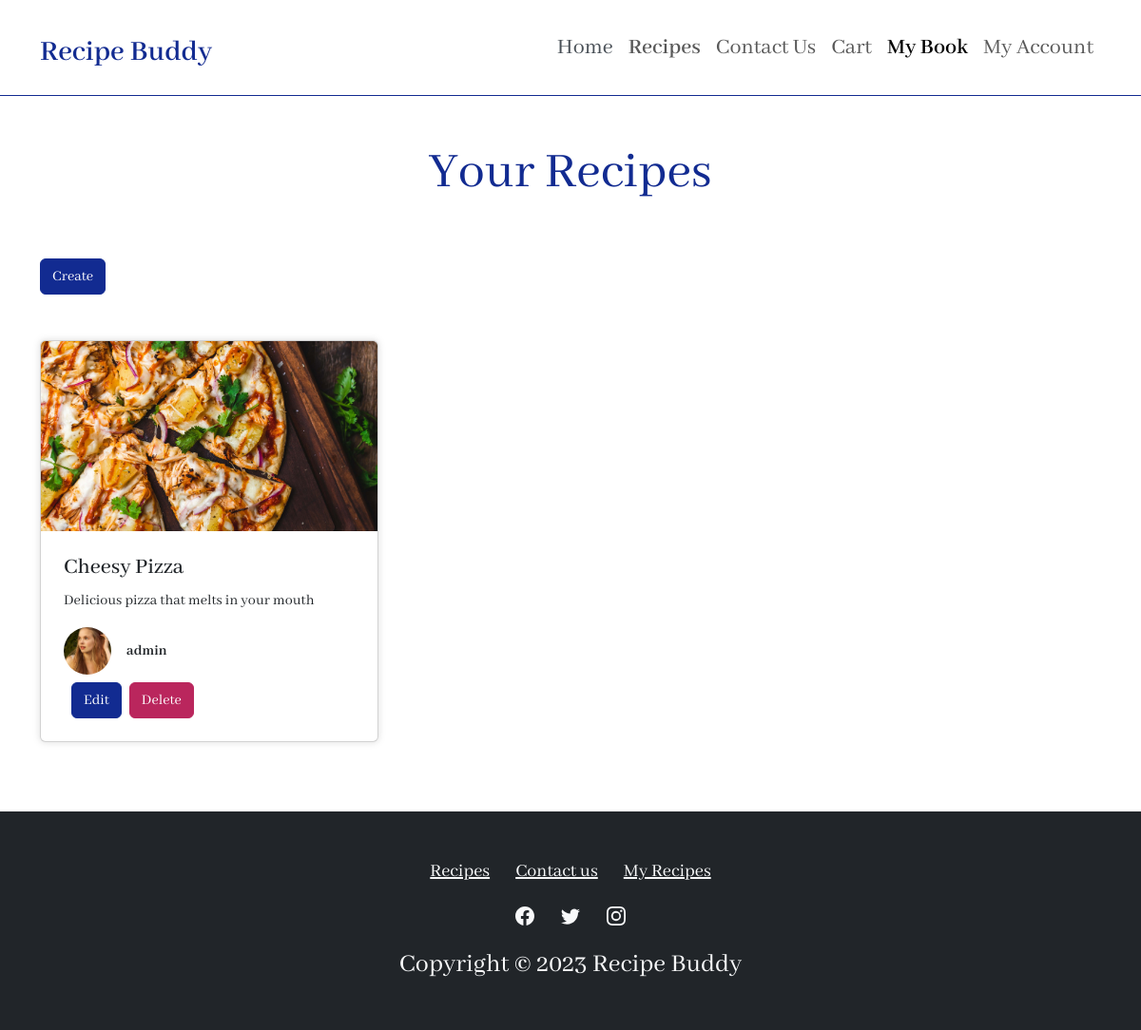
The page /mybook.php (signed in) on the database as committed earlier.
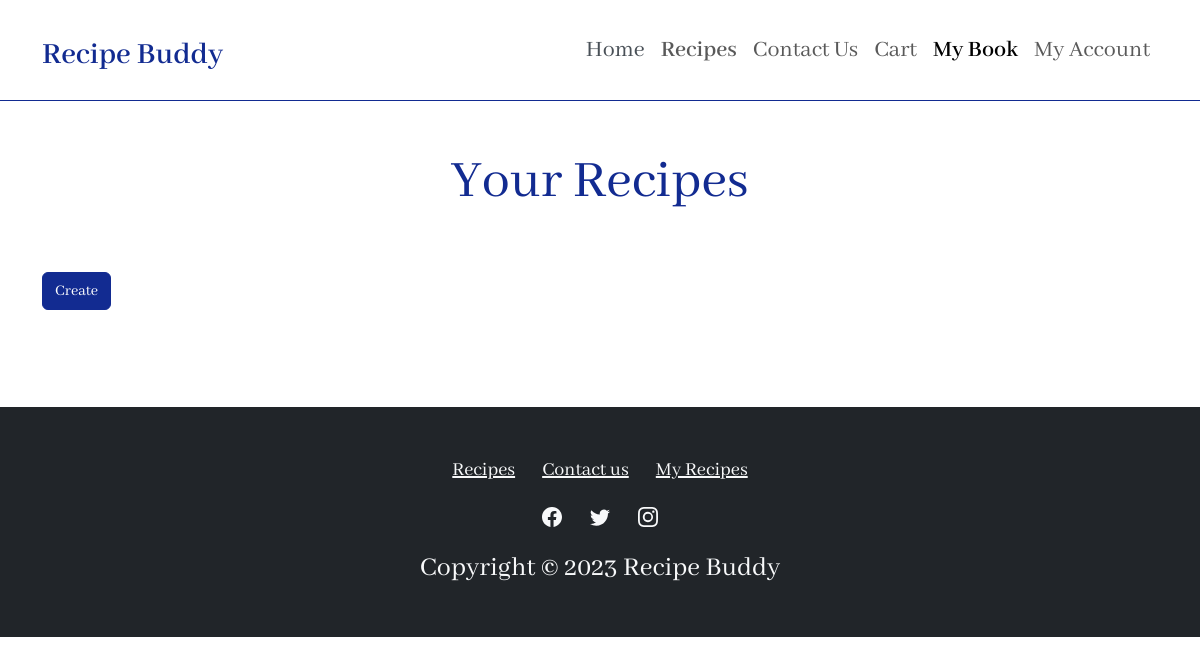
The same page on the database as committed later.
### tables this page shows
CREATE TABLE `recipe` (
  `RecipeID` int(11) NOT NULL,
  `Title` varchar(100) NOT NULL,
  `Description` varchar(400) DEFAULT NULL,
  `RecipeImagePath` varchar(500) NOT NULL,
  `RecipeImageName` varchar(500) NOT NULL,
  `DateCreated` datetime NOT NULL DEFAULT current_timestamp()
);

CREATE TABLE `users` (
  `UserID` int(11) NOT NULL,
  `Username` varchar(50) NOT NULL,
  `Password` varchar(50) NOT NULL,
  `UserImagePath` varchar(500) NOT NULL,
  `UserImageName` varchar(500) NOT NULL,
  `Contact` varchar(15) DEFAULT NULL
);

### mybook.php (the view, shortened to what this page needs)
<?php
include 'includes/db.php';
$user_id = $_SESSION['userID'];
$sql = "SELECT
        recipe.RecipeID,
        recipe.RecipeImagePath,
        recipe.Title,
        recipe.Description,
        users.UserID,
        users.Username,
        users.UserImagePath
        FROM
          `recipe_users`
        JOIN recipe ON recipe_users.RecipeID = recipe.RecipeID
        JOIN users ON recipe_users.UserID = users.UserID
        WHERE users.UserID = $user_id";
$result = mysqli_query($conn, $sql);
?>
<!DOCTYPE html>
<html data-bs-theme="light" lang="en">
<head>
  <link
    rel="stylesheet"
    href="https://cdn.jsdelivr.net/npm/bootstrap@5.3.3/dist/css/bootstrap.min.css" />
  <link rel="stylesheet" href="assets/css/styles.min.css" />
</head>
<body style="font-family: 'Abhaya Libre', serif">
  <nav
    class="navbar navbar-expand-md sticky-top bg-body py-3"
    style="
        background: var(--bs-primary);
        border-bottom: 1px solid var(--bs-primary);
      ">
    <div class="container">
      <a class="navbar-brand d-flex align-items-center" href="index.php"><span
          class="fs-2 fw-semibold"
          style="color: var(--bs-primary); padding-top: 10px">Recipe Buddy</span></a>
      <div class="collapse navbar-collapse" id="navcol-2">
        <ul class="navbar-nav ms-auto">
          <li class="nav-item">
            <a
              class="nav-link fs-4"
              href="index.php"
              style="
                  border-bottom-color: var(--bs-primary-text-emphasis);
                  color: var(--bs-dark-text-emphasis);
                ">Home</a>
          </li>
          <li class="nav-item">
            <a class="nav-link fs-4 fw-semibold" href="recipes.php">Recipes</a>
          </li>
          <li class="nav-item">
            <a class="nav-link fs-4" href="contactus.php">Contact Us</a>
          </li>
          <?php
          if (isset($_SESSION['Username']) && $_SESSION['loggedin'] == true) {
            echo '<li class="nav-item"><a class="nav-link fs-4" href="cart.php">Cart</a></li>';
            echo '<li class="nav-item"><a class="nav-link fs-4 active fw-semibold" href="mybook.php">My Book</a></li>';
            echo '<li class="nav-item"><a class="nav-link fs-4" href="account.php">My Account</a></li>';
          } else {
            echo '<a class="btn btn-primary fs-4 ms-md-2" role="button" href="login.php" style="border-radius: 8px">Login</a>';
          }
          ?>
        </ul>
      </div>
    </div>
  </nav>
  <div class="container py-4 py-xl-5">
    <div class="row mb-5">
      <div class="col-md-8 col-xl-6 text-center mx-auto">
        <h1 class="display-4" style="color: var(--bs-primary)">
          Your Recipes
        </h1>
      </div>
    </div>
    <div class="row mb-5 flex-row justify-content-end align-content-end">
      <div class="flex-column justify-content-end align-content-end">
        <a href="createrecipe.php" class="btn btn-primary">Create</a>
      </div>
    </div>
    <div
      class="row gy-4 row-cols-1 row-cols-md-2 row-cols-xl-3"
      style="margin-bottom: 25px">
      <?php while ($row = mysqli_fetch_assoc($result)): ?>
        <div class="col">
          <div
            class="card"
            style="box-shadow: 0px 0px 6px 1px rgba(225, 225, 225, 0.9)">
            <a href="showrecipe.php?id=<?php echo $row['RecipeID'] ?>">
              <img
                class="card-img-top w-100 d-block fit-cover"
                style="height: 200px"
                src="<?php echo $row['RecipeImagePath']; ?>"
                alt="<?php echo $row['Title']; ?>" />
            </a>
            <div class="card-body p-4">
              <h4 class="card-title"><?php echo $row['Title']; ?></h4>
              <p class="card-text overflow-hidden">
                <?php echo $row['Description']; ?>
              </p>
              <div class="d-flex">
                <img
                  class="rounded-circle flex-shrink-0 me-3 fit-cover"
                  width="50"
                  height="50"
                  src="<?php echo $row['UserImagePath']; ?>" />
                <div class="d-flex align-items-center">
                  <p class="fw-bold mb-0"><?php echo $row['Username']; ?></p>
                </div>
              </div>
              <div class="d-flex mt-2">
                <a href="editrecipe.php?id=<?php echo $row['RecipeID'] ?>" class="btn btn-primary mx-2">Edit</a>
                <a href="deleterecipe.php?id=<?php echo $row['RecipeID'] ?>" onclick="alert('Do you Really want to delete this delicious recipe?')" class="btn btn-danger">Delete</a>
              </div>
            </div>
          </div>
        </div>
      <?php endwhile; ?>
    </div>
  </div>
  <footer class="text-center bg-dark">
    <div class="container text-white py-4 py-lg-5">
      <ul class="list-inline">
        <li class="list-inline-item me-4">
          <a class="fs-5 link-light" href="recipes.php">Recipes</a>
        </li>
        <li class="list-inline-item fs-5 me-4">
          <a class="fs-5 link-light" href="contactus.php">Contact us</a>
        </li>
        <li class="list-inline-item fs-5">
          <a class="fs-5 link-light" href="mybook.php">My Recipes</a>
        </li>
      </ul>
      <ul class="list-inline fs-5">
        <li class="list-inline-item fs-5 me-4">
        </li>
        <li class="list-inline-item fs-5 me-4">
        </li>
        <li class="list-inline-item fs-5">
        </li>
      </ul>
      <p class="fs-3 mb-0" style="color: var(--bs-tertiary-bg)">
        Copyright © 2023 Recipe Buddy
      </p>
    </div>
  </footer>
</body>
</html>

Rows that differ between the two databases and show on the page:
removed recipe: RecipeImagePath (picture), Title "Cheesy Pizza", Description "Delicious pizza that melts in your mouth", users.Username "admin"
